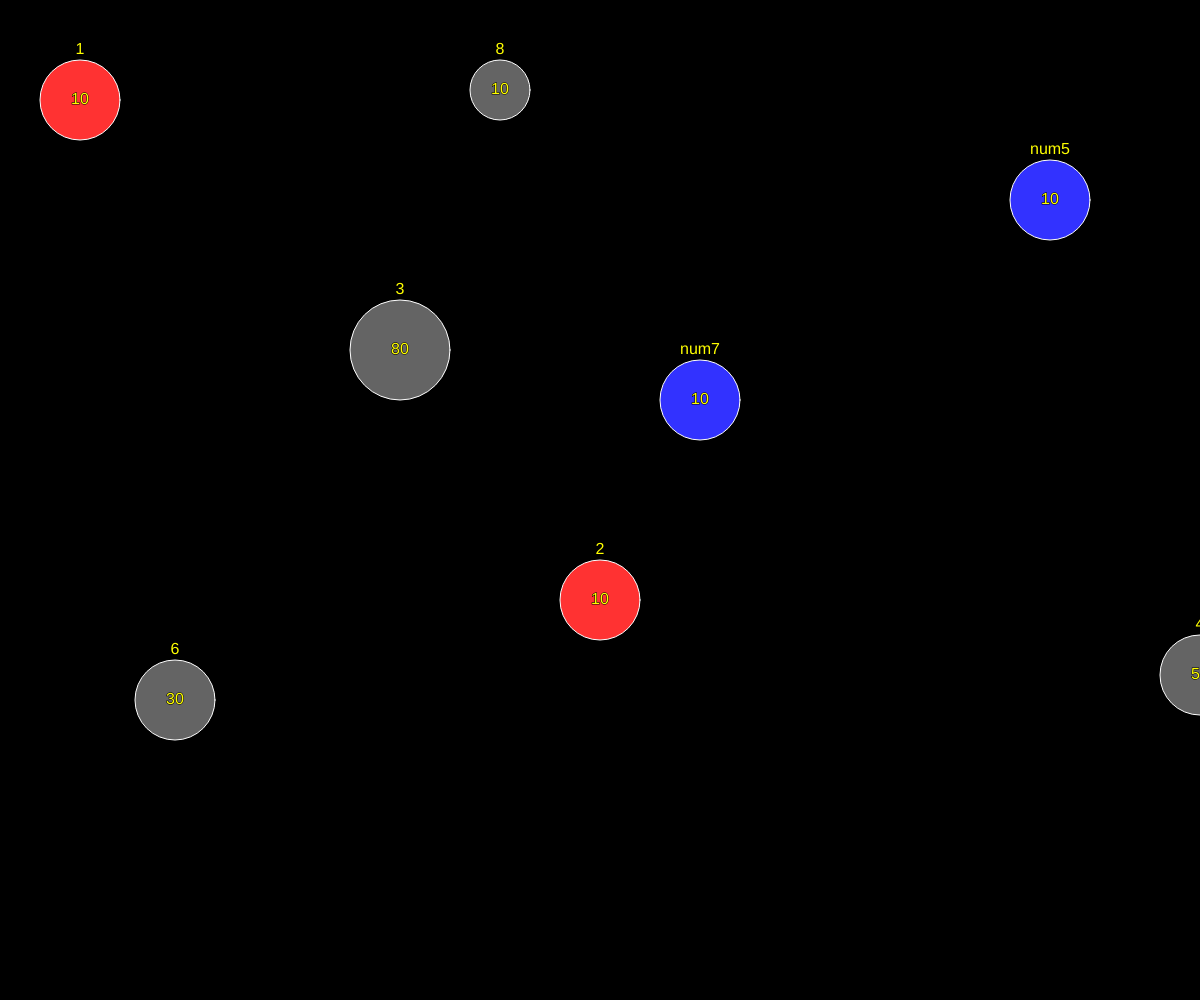
Frame 1 (no input)
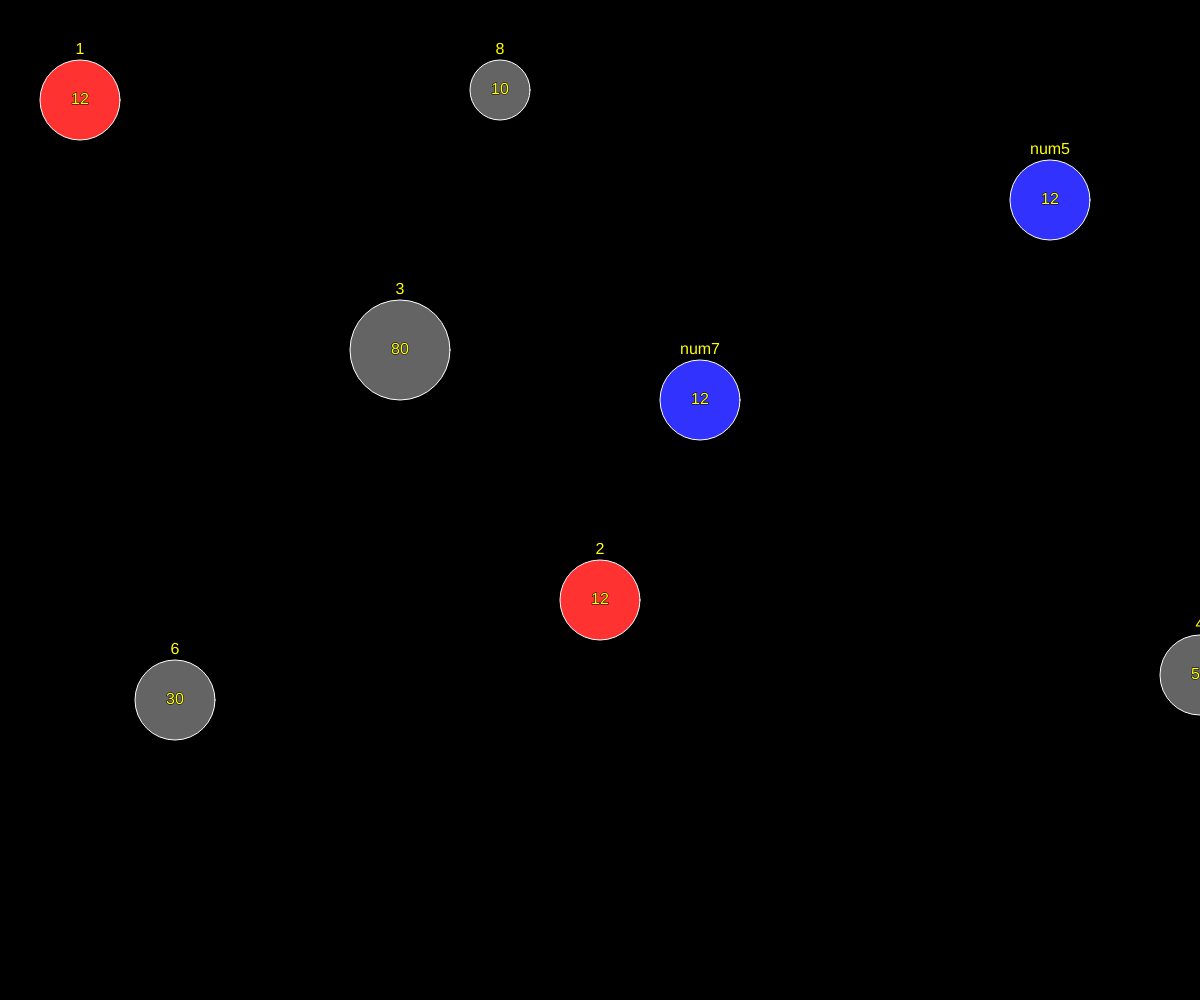
Frame 60 (no input)
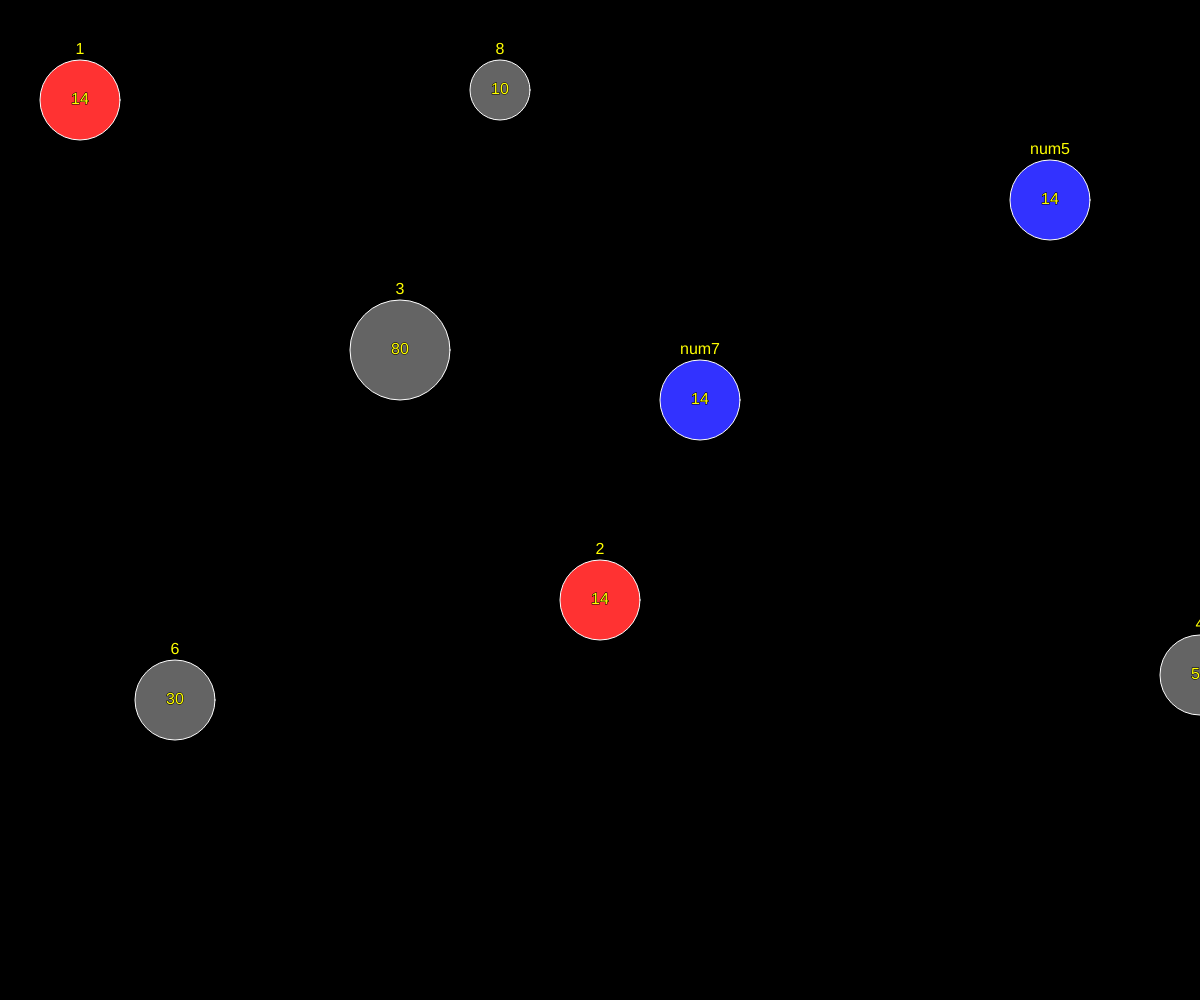
Frame 120 (the mouse pressed at the canvas centre since frame 60)

The p5.js sketch that drew these frames (run headless with seeded random() and noise() and a simulated clock; from frame 60 on, the mouse is pressed at the canvas centre):

// p5.js sketch
// ── sketch.js
let boids = [];
let fortresses = [];


function setup() {
	createCanvas(windowWidth, windowHeight);
	player1 = new Player(1);
	player2 = new Player(2);
	for (let i = 0; i < 0; i++) {
		boids.push(new Boid(random(0, 800), random(0, 800)));
	}
	fortresses.push(new Fortress(80, 100, 30, 10, 0));
	fortresses.push(new Fortress(600, 600, 50, 10, 1));
	fortresses.push(new Fortress(400, 350, 80, 80, 2));
	fortresses.push(new Fortress(1200, 675, 50, 50, 3));
	fortresses.push(new Fortress(1050, 200, 40, 10, 4));
	fortresses.push(new Fortress(175, 700, 30, 30, 5));
	fortresses.push(new Fortress(700, 400, 40, 10, 6));
	fortresses.push(new Fortress(500, 90, 10, 10, 7));
	fortresses[0].setOwner(1);
	fortresses[1].setOwner(1);
	fortresses[2].setOwner(0);
	fortresses[3].setOwner(0);
	fortresses[4].setOwner(2);
	fortresses[5].setOwner(0);
	fortresses[6].setOwner(2);
}



function draw() {
	background(0);
	stroke(255);
	noFill();
	//collect all active boids in this frame
	boids = []
	boids1 = [];
	boids2 = [];
	for (let fortress of fortresses) {
		if (fortress.owner === player1.id)
			boids1 = boids1.concat(fortress.getActiveBoids());
		else if (fortress.owner === player2.id)
			boids2 = boids2.concat(fortress.getActiveBoids());
	}
	boids = boids.concat(boids1);
	boids = boids.concat(boids2);

	//check for interactions between boids
	for (let b1 of boids) {
		if(!b1.active) continue;
		let detectionRange = 15*b1.r;
		let detectedBoids = [];
		for (let b2 of boids) {
			if(!b2.active || b1.owner == b2.owner || b1 === b2) continue;
				d = dist(b1.pos.x, b1.pos.y, b2.pos.x, b2.pos.y);
				if(b1.action === BOID_ACTIONS.WANDER && d < detectionRange){
					detectedBoids.push(b2);
				}
				if (d < b1.r + b2.r) {
					b1.active = false;
					b2.active = false;
				}
		}
		if(detectedBoids.length > 0) {
			console.log(detectedBoids.length);
			let ind = Math.floor(random(0, detectedBoids.length));
			//console.log('pursuing boid ' + ind);
			b1.target = detectedBoids[ind];
			b1.action = BOID_ACTIONS.PURSUE;
		}
	}

	//check for interactions between boids and fortresses
	for (let fortress of fortresses) {
		for (let boid of boids) {
			//collision occured
			if (boid.active && dist(boid.pos.x, boid.pos.y, fortress.pos.x, fortress.pos.y) < boid.r + fortress.r) {
				//collision with enemy/neutral fortress
				if (fortress.owner !== boid.owner) {
					fortress.count--;
					boid.active = false;
					if (fortress.count == 0) {
						fortress.setOwner(0);
						if (fortress === fortresses[player1.select]) {
							fortress.setHighlight(false);
							player1.invalidateSelect();
						} else if (fortress === fortresses[player2.select]) {
							fortress.setHighlight(false);
							player2.invalidateSelect();
						}
					} else if (fortress.count < 0) {
						fortress.setOwner(boid.owner);
						fortress.count = 1;
						checkWin();
					}
				}
				//collision with owner fortress 
				else if (boid.owner === fortress.owner) {
					//required to avoid absorption at deployment
					if (boid.action === BOID_ACTIONS.WANDER || boid.action === BOID_ACTIONS.RETREAT || boid.target.pos == fortress.pos) {
						fortress.count++;
						boid.active = false;
					}
				}

			}
		}
		//fortresses[5].pos = createVector(mouseX, mouseY);
		fortress.update();
		fortress.show();
	}
}

function keyPressed() {
	player1.handleInput(keyCode);
	player2.handleInput(keyCode);
}

function checkWin() {
	let p1Eliminated = true;
	let p2Eliminated = true;
	for(let fortress of fortresses) {
		if(fortress.owner == player1.id) p1Eliminated = false;
		else if(fortress.owner == player2.id) p2Eliminated = false;
	}

	if(p2Eliminated) alert("Player 1 won!");
	else if(p1Eliminated) alert("Player 2 won!");
}
///overwiev
//1. boids should update based on the assigned action(attack, retreat, wander...)
//	1.1. checking if boid should update??

//2. fortresses have boids associated with them, however not all boids should behave the same

//3. checking interactions
//3.1 between boids and fortresses
//3.2 between boids

//4. player associated fortresses / boids



//fortresses[0].attack(fortresses[1].pos);
//fortresses[1].attack(fortresses[0].pos);
//fortresses[0].retreat();
//fortresses[0].setOwner(1);
//fortresses[1].setOwner(2);
//fortresses[2].setOwner(0);
// ── boid.js
const BOID_ACTIONS = {
    IDLE: 0,
    ATTACK: 1,
    RETREAT: 2,
    WANDER: 3,
    PURSUE: 4
};


class Boid {
    constructor(x, y, active = false, owner = 0, action = BOID_ACTIONS.IDLE, target, color) {
        this.pos = createVector(x, y);
        this.vel = createVector(0, 0);
        this.acc = createVector(0, 0);
        this.maxSpeed = 2;
        this.maxForce = 0.1;
        this.r = 16;
        this.active = active;
        this.owner = owner;
        this.action = action;
        this.target = target;
        this.wanderTheta = PI / 2;
        this.color = color;
    }

    setAction(action) {
        this.action = action;
    }
    setTarget(target) {
        this.target = target;
    }
    evade(boid) {
        let pursuit = this.pursue(boid);
        pursuit.mult(-1);
        return pursuit;
    }

    pursue(target) {
        let targetPos = target.pos.copy();
        let prediction = target.vel.copy();
        prediction.mult(10);
        targetPos.add(prediction);
        //fill(0, 255, 0);
        //circle(target.pos.x, target.pos.y, 16);
        let force = p5.Vector.sub(targetPos, this.pos);
        force.setMag(this.maxSpeed);
        force.sub(this.vel);
        force.limit(this.maxForce);
        return force;
    }

    flee(target) {
        return this.seek(target).mult(-1);
    }

    seek(target) {
        let targetPos = target.pos.copy();
        //calculate the difference between current pos and desired pos
        let force = p5.Vector.sub(targetPos, this.pos);
        force.setMag(this.maxSpeed);
        //calculate the steer
        force.sub(this.vel);
        force.limit(this.maxForce);
        return force;
    }

    wander() {
        //project a point in the direction of velocity
        let wanderPoint = this.vel.copy();
        wanderPoint.setMag(100);
        wanderPoint.add(this.pos);  
        
        //construct a circle around projected point
        let wanderRadius = 50;
        //pick a point on the circle
        let theta = this.wanderTheta + this.vel.heading();   
        let x = wanderRadius * cos(theta);
        let y = wanderRadius * sin(theta);
        //displace the wander point by the circle point
        wanderPoint.add(x, y);  

        let steer = wanderPoint.sub(this.pos);
        steer.setMag(this.maxForce);
        
        //randomly offset the wander theta for next frame
        let displaceRange = 0.3;
        this.wanderTheta += random(-displaceRange, displaceRange);
        return steer;
    }

    applyForce(force) {
        this.acc.add(force);
    }

    update() {
        let force = null;
        switch (this.action) {
            case BOID_ACTIONS.ATTACK:
            case BOID_ACTIONS.RETREAT:
                force = this.seek(this.target);
                break;
            case BOID_ACTIONS.WANDER:
                force = this.wander();
                break;
            case BOID_ACTIONS.PURSUE:
                if(!this.target.active) {
                    this.action = BOID_ACTIONS.WANDER;
                }
                force = this.pursue(this.target);
                break;
            default:
                console.log('boid err ' + this.action);
        }

        this.applyForce(force);
        this.vel.add(this.acc);
        this.vel.limit(this.maxSpeed);
        this.pos.add(this.vel);
        this.acc.set(0, 0);
    }

    show(highlight) {
        stroke(255);
        strokeWeight(1);

        let r = this.color.levels[0];
        let g = this.color.levels[1];
        let b = this.color.levels[2];
        if (highlight) {
            r -= 50;
            g -= 50;
            b -= 50;
        } 
        fill(color(r, g, b));
        push();
        //circle(this.pos.x, this.pos.y, this.r*2);
        translate(this.pos.x, this.pos.y);
        rotate(this.vel.heading());

        triangle(-this.r, -this.r / 2, -this.r, this.r / 2, this.r, 0);
        pop();
    }
}
// ── fortress.js
class Fortress {
    constructor(x, y, capacity, count, id) {
        this.pos = createVector(x, y);
        this.capacity = capacity;
        this.activeBoids = [];
        this.count = count;
        setInterval(() => this.increaseCount(), 3000 * 1 / Math.log(capacity));
        this.owner = 0;
        this.r = 10 * Math.floor(Math.log(2.5 * capacity));
        this.highlight = false;
        this.id = id;
    }

    getActiveBoids() {
        return this.activeBoids;
    }

    setHighlight(highlight) {
        this.highlight = highlight;
    }

    setOwner(owner) {
        this.owner = owner;
    }

    increaseCount() {
        if (this.count < this.capacity && this.owner != 0) {
            this.count++;
        }
    }

    attack(target) {
        this.deploy(BOID_ACTIONS.ATTACK, target);
    }

    retreat() {
        for (let boid of this.activeBoids) {
            boid.setAction(BOID_ACTIONS.RETREAT);
            boid.setTarget(this);
        }
    }

    wander() {
        for (let boid of this.activeBoids) {
            boid.setAction(BOID_ACTIONS.WANDER);
            boid.setTarget(null);
        }
    }

    deploy(action, target) {
        let n = Math.floor(this.count / 2)
        for (let i = 0; i < n; i++) {
            let offset = createVector(random(-50, 50), random(-50, 50));

            let r, g, b;
            let c;
            switch (this.owner) {
                case 0:
                    r = g = b = 100;
                    break;
                case 1:
                    r = 255;
                    g = b = 50;
                    break;
                case 2:
                    r = g = 50;
                    b = 255;
                    break;
            }
            c = color(r, g, b);

            this.activeBoids.push(new Boid(this.pos.x + offset.x, this.pos.y + offset.y, true, this.owner, action, target, c));
        }
        this.count -= n;
    }

    update() {
        for (let i = this.activeBoids.length - 1; i >= 0; i--) {
            if (!this.activeBoids[i].active) {
                this.activeBoids.splice(i, 1);
            }
        }
        for (let boid of this.activeBoids) {
            boid.update();
        }
    }

    show() {
        let r, g, b;
        let c;


        switch (this.owner) {
            case 0:
                r = g = b = 100;
                break;
            case 1:
                r = 255;
                g = b = 50;
                break;
            case 2:
                r = g = 50;
                b = 255;
                break;
        }
        push();
        if (this.highlight) {
            r -= 50;
            g -= 50;
            b -= 50;
            strokeWeight(4);
            stroke(255, 255, 0);
        } else {
            stroke(255);
        }

        c = color(r, g, b);


        fill(c);
        circle(this.pos.x, this.pos.y, this.r * 2);
        pop();


        stroke(0);
        fill(255, 255, 0);
        textAlign(CENTER, CENTER);
        textSize(16);
        text(this.count, this.pos.x, this.pos.y);
        let str = '';
        if (this.owner == 2) {
            str = str + 'num';
        }

        text(str + (this.id + 1), this.pos.x, this.pos.y - this.r - 10);

        for (let boid of this.activeBoids) {
            //if(boid.display) {
            boid.show(this.highlight);
            //}
        }
    }
}
// ── player.js
const PLAYER_ACTIONS = {
    IDLE: 0,
    ATTACK: 1
};


class Player {
    constructor(id) {
        this.id = id;
        this.select = -1;
        this.action = PLAYER_ACTIONS.IDLE;
    }


    setAction(action) {
        this.action = action;
    }

    invalidateSelect() {
        this.select = -1;
    }

    handleInput(keyCode) {
        //player 1 controls
        if (this.id === 1) {
            switch (keyCode) {
                //1-9 keys used to select fortress
                case 49:
                case 50:
                case 51:
                case 52:
                case 53:
                case 54:
                case 55:
                case 56:
                case 57:
                    //if attack action, input determines target
                    if (this.action === PLAYER_ACTIONS.ATTACK) {
                        let target = keyCode - 49;
                        fortresses[this.select].attack(fortresses[target]);
                        console.log('Player 1 attack on fortress ' + target);
                        this.action = PLAYER_ACTIONS.IDLE;
                    }
                    //if idle action, input determines select
                    else if (this.action === PLAYER_ACTIONS.IDLE) {
                        let select = keyCode - 49;
                        //if selected fortress exists and you are the owner
                        if (fortresses[select] && fortresses[select].owner === this.id) {
                            //remove previous highlight
                            if (fortresses[this.select]) fortresses[this.select].setHighlight(false);
                            this.select = select;
                            fortresses[select].setHighlight(true);
                            console.log('Player 1 selected fortress ' + select);
                        }
                    }
                    break;
                    //q for attack call
                case 81:
                    if (this.select !== -1) {
                        console.log('Player 1 attack call');
                        this.action = PLAYER_ACTIONS.ATTACK;
                    }
                    break;
                    //w for retreat call
                case 87:
                    if (this.select !== -1) {
                        console.log('Player 1 retreat call');
                        fortresses[this.select].retreat();
                    }
                    break;
                    //e for wander call
                case 69:
                    if (this.select !== -1) {
                        console.log('Player 1 wander call');
                        fortresses[this.select].wander();
                    }
                    break;
            }
        }
        //player2 controls
        else if (this.id === 2) {
            switch (keyCode) {
                //num1-9 keys used to select fortress
                case 97:
                case 98:
                case 99:
                case 100:
                case 101:
                case 102:
                case 103:
                case 104:
                case 105:
                    //if attack action, input determines target
                    if (this.action === PLAYER_ACTIONS.ATTACK) {
                        let target = keyCode - 97;
                        fortresses[this.select].attack(fortresses[target]);
                        console.log('Player 2 attack on fortress ' + target);
                        this.action = PLAYER_ACTIONS.IDLE;
                    }
                    //if idle action, input determines select
                    else if (this.action === PLAYER_ACTIONS.IDLE) {
                        let select = keyCode - 97;
                        //if selected fortress exists and you are the owner
                        if (fortresses[select] && fortresses[select].owner === this.id) {
                            //remove previous highlight
                            if (fortresses[this.select]) fortresses[this.select].setHighlight(false);
                            this.select = select;
                            fortresses[select].setHighlight(true);
                            console.log('Player 2 selected fortress ' + select);
                        }
                    }
                    break;
                    //num0 for attack call
                case 96:
                    if (this.select !== -1) {
                        console.log('Player 2 attack call');
                        this.action = PLAYER_ACTIONS.ATTACK;
                    }
                    break;
                    //num. for retreat call
                case 110:
                    if (this.select !== -1) {
                        console.log('Player 2 retreat call');
                        fortresses[this.select].retreat();
                    }
                    break;
                    //numEnter for wander call
                case 13:
                    if (this.select !== -1) {
                        console.log('Player 2 wander call');
                        fortresses[this.select].wander();
                    }
                    break;
            }

        }
    }
}
